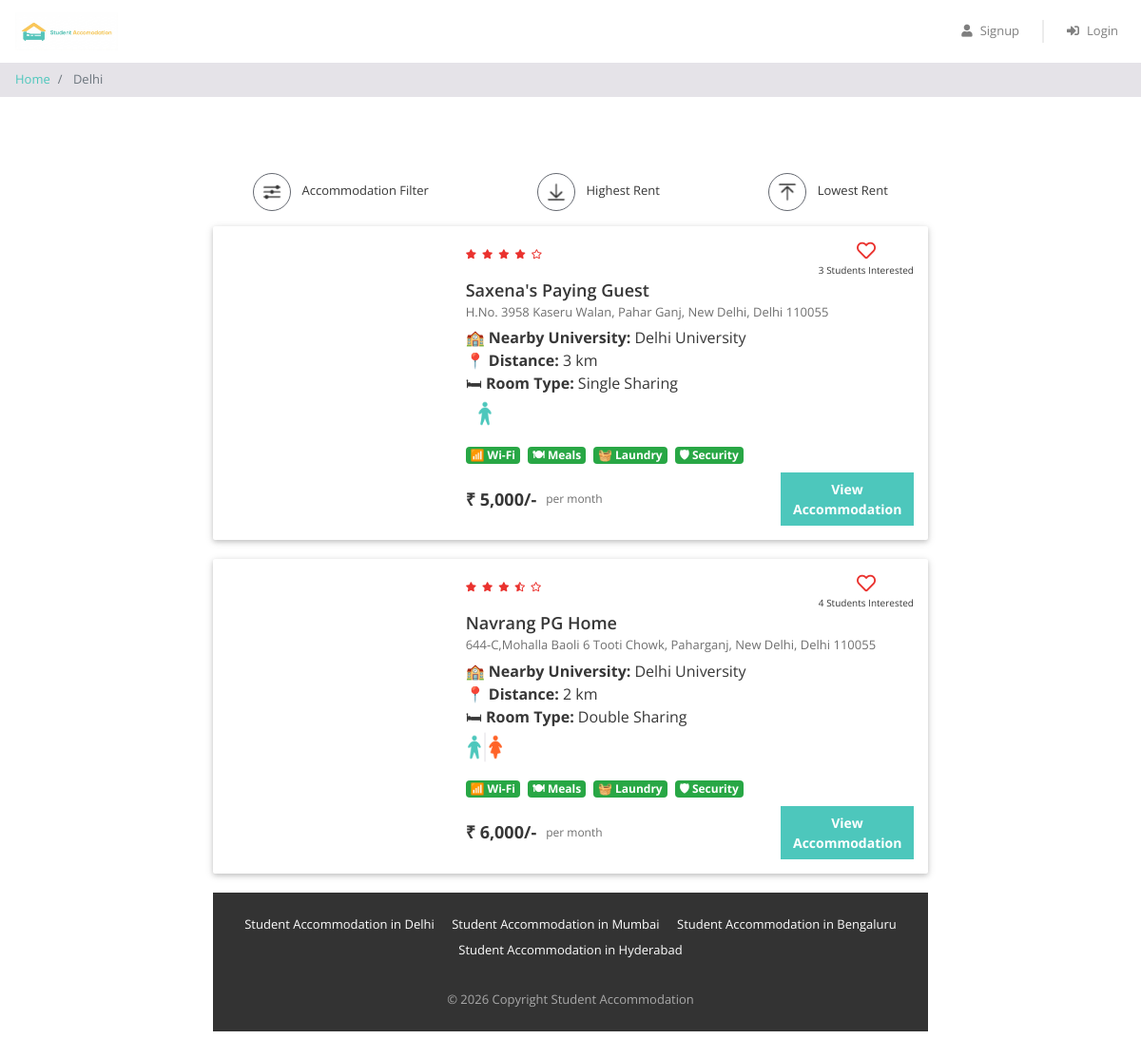
The app's page /property_list.php?city=Delhi with its own data.
### tables this page shows
CREATE TABLE `properties` (
  `id` int(11) NOT NULL,
  `city_id` int(11) NOT NULL,
  `name` varchar(100) NOT NULL,
  `address` varchar(255) NOT NULL,
  `description` longtext NOT NULL,
  `gender` enum('male','female','unisex') NOT NULL,
  `rent` int(11) NOT NULL,
  `rating_clean` float(2,1) NOT NULL,
  `rating_food` float(2,1) NOT NULL,
  `rating_safety` float(2,1) NOT NULL,
  `university_name` varchar(255) DEFAULT NULL,
  `university_distance` varchar(100) DEFAULT NULL,
  `room_type` varchar(100) DEFAULT NULL,
  `wifi` tinyint(1) DEFAULT 0,
  `meals` tinyint(1) DEFAULT 0,
  `laundry` tinyint(1) DEFAULT 0,
  `security` tinyint(1) DEFAULT 0,
  `deposit` int(11) DEFAULT NULL,
  `contact_number` varchar(15) DEFAULT NULL
);

### property_list.php (the view, shortened to what this page needs)
<?php
require "includes/database_connect.php";
$city_name = $_GET["city"];
$sql_1 = "SELECT * FROM cities WHERE name = '$city_name'";
$result_1 = mysqli_query($conn, $sql_1);
$city = mysqli_fetch_assoc($result_1);
$city_id = $city['id'];
$sql_2 = "SELECT * FROM properties WHERE city_id = $city_id";
$result_2 = mysqli_query($conn, $sql_2);
$properties = mysqli_fetch_all($result_2, MYSQLI_ASSOC);
$sql_3 = "SELECT *
          FROM interested_users_properties iup
          INNER JOIN properties p
          ON iup.property_id = p.id
          WHERE p.city_id = $city_id";
$result_3 = mysqli_query($conn, $sql_3);
$interested_users_properties = mysqli_fetch_all($result_3, MYSQLI_ASSOC);
?>
<!DOCTYPE html>
<html lang="en">
<head>
    <?php include "includes/head_links.php"; ?>
    <link href="css/property_list.css" rel="stylesheet" />
</head>
<body>
<?php include "includes/header.php"; ?>
<nav aria-label="breadcrumb">
    <ol class="breadcrumb py-2">
        <li class="breadcrumb-item">
            <a href="index.php">
                Home
            </a>
        </li>
        <li class="breadcrumb-item active" aria-current="page">
            <?php echo $city_name; ?>
        </li>
    </ol>
</nav>
<div class="page-container">
    <div class="filter-bar row justify-content-around">
        <div class="col-auto"
             data-toggle="modal"
             data-target="#filter-modal">
            <img src="img/filter.png" alt="filter">
            <span>
                Accommodation Filter
            </span>
        </div>
        <div class="col-auto">
            <img src="img/desc.png" alt="sort-desc">
            <span>
                Highest Rent
            </span>
        </div>
        <div class="col-auto">
            <img src="img/asc.png" alt="sort-asc">
            <span>
                Lowest Rent
            </span>
        </div>
    </div>
    <div id="property-list-container">
    <?php
foreach ($properties as $property) {
?>
<div class="property-card property-id-<?= $property['id'] ?> row">
    <div class="image-container col-md-4">
    </div>
    <div class="content-container col-md-8">
        <div class="row no-gutters justify-content-between">
            <?php
            $total_rating = ($property['rating_clean'] +
                            $property['rating_food'] +
                            $property['rating_safety']) / 3;
            $total_rating = round($total_rating,1);
            ?>
            <div class="star-container" title="<?= $total_rating ?>">
                <?php
                $rating = $total_rating;
                for($i=0;$i<5;$i++){
                    if($rating >= $i+0.8){
                        echo '<i class="fas fa-star"></i>';
                    }
                    elseif($rating >= $i+0.3){
                        echo '<i class="fas fa-star-half-alt"></i>';
                    }
                    else{
                        echo '<i class="far fa-star"></i>';
                    }
                }
                ?>
            </div>
            <div class="interested-container">
                <?php
                $interested_users_count = 0;
                $is_interested = false;
                foreach($interested_users_properties as $interested_user_property){
                    if($interested_user_property['property_id'] == $property['id']){
                        $interested_users_count++;
                    }
                }
                if($is_interested){
                ?>
                <i class="is-interested-image fas fa-heart"
                   data-property-id="<?= $property['id'] ?>"></i>
                <?php
                }
                else{
                ?>
                <i class="is-interested-image far fa-heart"
                   data-property-id="<?= $property['id'] ?>"></i>
                <?php
                }
                ?>
                <div class="interested-text">
                    <span class="interested-user-count">
                        <?= $interested_users_count ?>
                    </span>
                    Students Interested
                </div>
            </div>
        </div>
        <div class="detail-container">
            <div class="property-name">
                <?= $property['name'] ?>
            </div>
            <div class="property-address">
                <?= $property['address'] ?>
            </div>
            <?php if (!empty($property['university_name'])) { ?>
            <div class="property-university">
                🏫 <strong>Nearby University:</strong>
                <?= $property['university_name']; ?>
            </div>
            <?php } ?>
            <?php if (!empty($property['university_distance'])) { ?>
            <div class="property-distance">
                📍 <strong>Distance:</strong>
                <?= $property['university_distance']; ?>
            </div>
            <?php } ?>
            <?php if (!empty($property['room_type'])) { ?>
            <div class="property-room-type">
                🛏 <strong>Room Type:</strong>
                <?= $property['room_type']; ?>
            </div>
            <?php } ?>
            <div class="property-gender">
                <?php
                if($property['gender']=="male"){
                    echo '<img src="img/male.png">';
                }
                elseif($property['gender']=="female"){
                    echo '<img src="img/female.png">';
                }
                else{
                    echo '<img src="img/unisex.png">';
                }
                ?>
            </div>
        </div>
        <div class="facility-container mb-2">
            <?php if($property['wifi']){ ?>
            <span class="badge badge-success mr-1">
                📶 Wi-Fi
            </span>
            <?php } ?>
            <?php if($property['meals']){ ?>
            <span class="badge badge-success mr-1">
                🍽 Meals
            </span>
            <?php } ?>
            <?php if($property['laundry']){ ?>
            <span class="badge badge-success mr-1">
                🧺 Laundry
            </span>
            <?php } ?>
            <?php if($property['security']){ ?>
            <span class="badge badge-success mr-1">
                🛡 Security
            </span>
            <?php } ?>
        </div>
        <div class="row no-gutters">
            <div class="rent-container col-6">
                <div class="rent">
                    ₹ <?= number_format($property['rent']) ?>/-
                </div>
                <div class="rent-unit">
                    per month
                </div>
            </div>
            <div class="button-container col-6">
                <a href="property_detail.php?property_id=<?= $property['id'] ?>"
                   class="btn btn-primary">
                    View Accommodation
                </a>
            </div>
        </div>
    </div>
</div>
<?php
}
?>
</div>
<?php
include "includes/footer.php";
?>
</body>
</html>

### css/common.css (style rules this page uses)
* { box-sizing: border-box; font-family: 'Open Sans', sans-serif; }
body { color: #373737; font-size: 16px; position: relative; }
.btn-primary, .btn-warning, .btn-danger { color: white; font-weight: bold; }
.breadcrumb { background-color: #e5e3e8; font-size: 13px; border-radius: 0px; margin-bottom: 0px; }
.page-container { max-width: 800px; padding: 80px 24px; margin: auto; }

### css/property_list.css (style rules this page uses)
.filter-bar > div { cursor: pointer; font-size: 13px; text-align: center; margin-bottom: 16px; }
.filter-bar img { width: 40px; height: 40px; border-radius: 40px; border: 1px solid #646870; padding: 6px; margin-right: 8px; }
.property-card { background-color: #ffffff; border-radius: 2px; padding: 15px 0px; margin: 0px auto 20px; box-shadow: 0 2px 5px 0 rgba(0, 0, 0, 0.16), 0 2px 10px 0 rgba(0, 0, 0, 0.12); }
.image-container { text-align: center; }
.star-container i { color: #EA322E; font-size: 10px; margin-right: 6px; }
.interested-container { text-align: center; }
.interested-container i { color: #EA322E; font-size: 20px; cursor: pointer; }
.interested-text { font-size: 10px; }
.detail-container { padding-bottom: 10px; }
.property-name { font-size: 18px; font-weight: 600; }
.property-address { color: #6f6f6f; font-size: 13px; padding-bottom: 5px; }
.property-gender img { width: 40px; }
.rent-container { display: flex; align-items: center; }
.rent { font-size: 18px; font-weight: bold; padding-right: 10px; }
.rent-unit { color: #6f6f6f; font-size: 12px; }
.button-container .btn { font-size: 14px; border-radius: 0px; width: 140px; float: right; }

### records on screen
properties: interested_users_count "3", name "Saxena's Paying Guest", address "H.No. 3958 Kaseru Walan, Pahar Ganj, New Delhi, Delhi 110055", university_name "Delhi University", university_distance "3 km", room_type "Single Sharing", wifi "📶 Wi-Fi", meals "🍽 Meals", laundry "🧺 Laundry", security "🛡 Security", rent "5,000"
properties: interested_users_count "4", name "Navrang PG Home", address "644-C,Mohalla Baoli 6 Tooti Chowk, Paharganj, New Delhi, Delhi 110055", university_name "Delhi University", university_distance "2 km", room_type "Double Sharing", wifi "📶 Wi-Fi", meals "🍽 Meals", laundry "🧺 Laundry", security "🛡 Security", rent "6,000"

### other values on screen
$city_name "Delhi"
